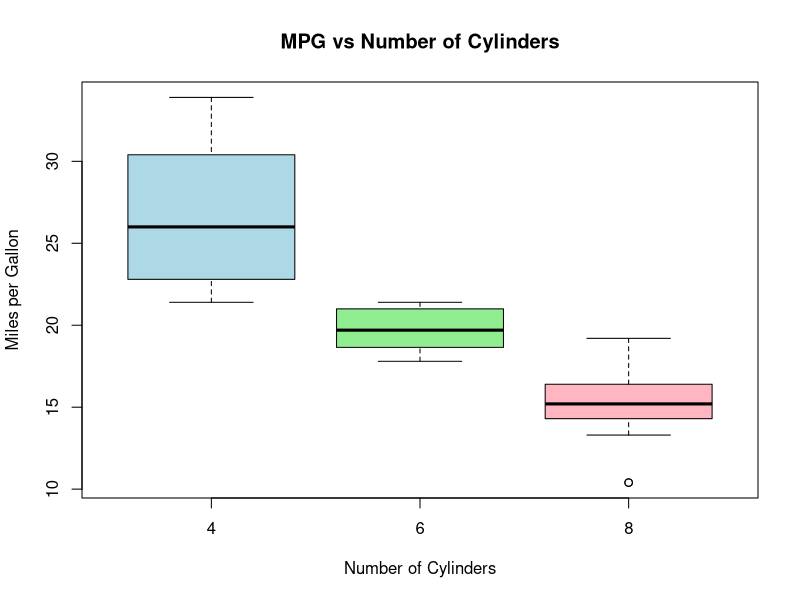

The R script that drew this image:
data(mtcars)

# Convert cylinders into a categorical variable
mtcars$cyl <- as.factor(mtcars$cyl)

# Boxplot
boxplot(mpg ~ cyl, data = mtcars,
        main = "MPG vs Number of Cylinders",
        xlab = "Number of Cylinders",
        ylab = "Miles per Gallon",
        col = c("lightblue", "lightgreen", "lightpink"))
